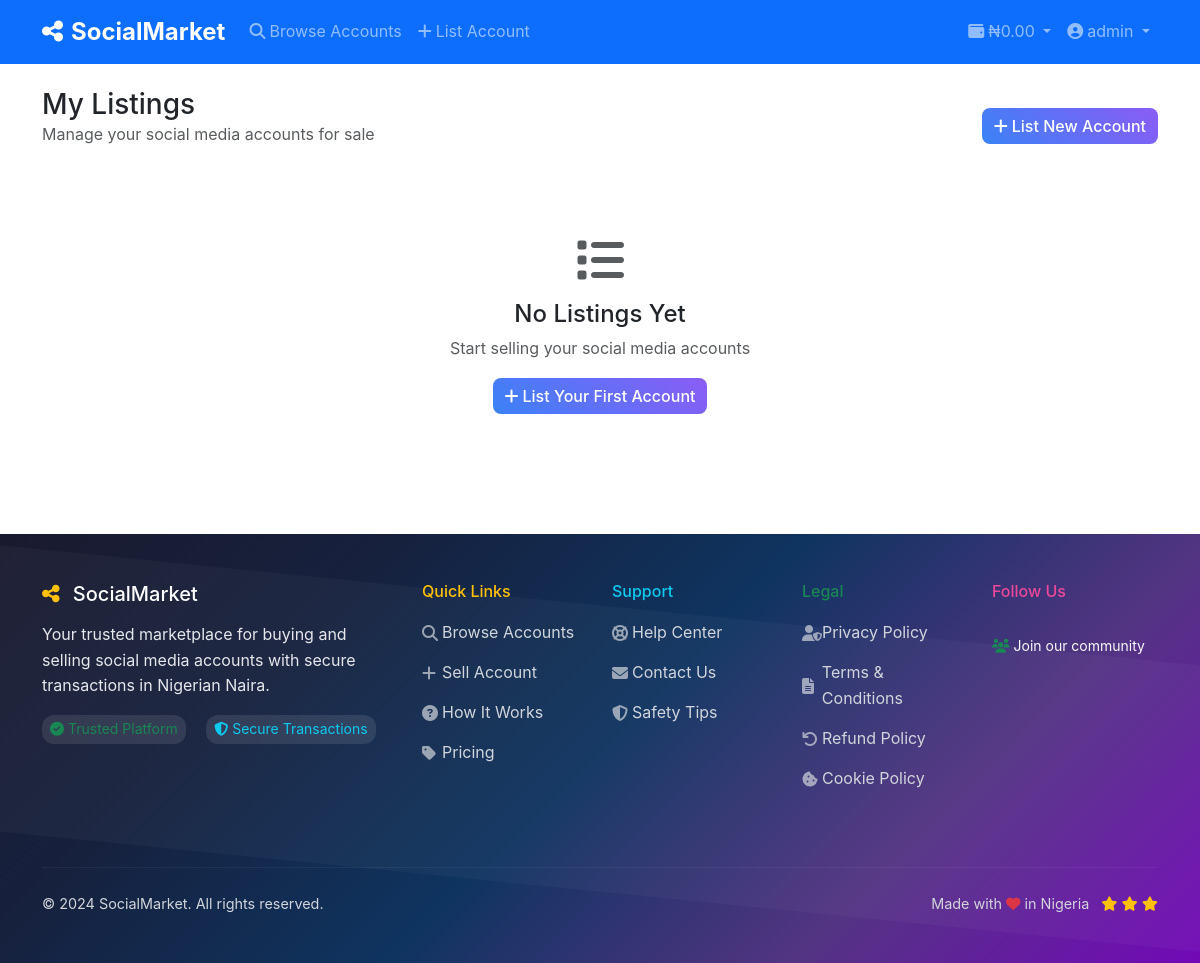
/my-listings (signed in), run on an earlier commit of the app's database.
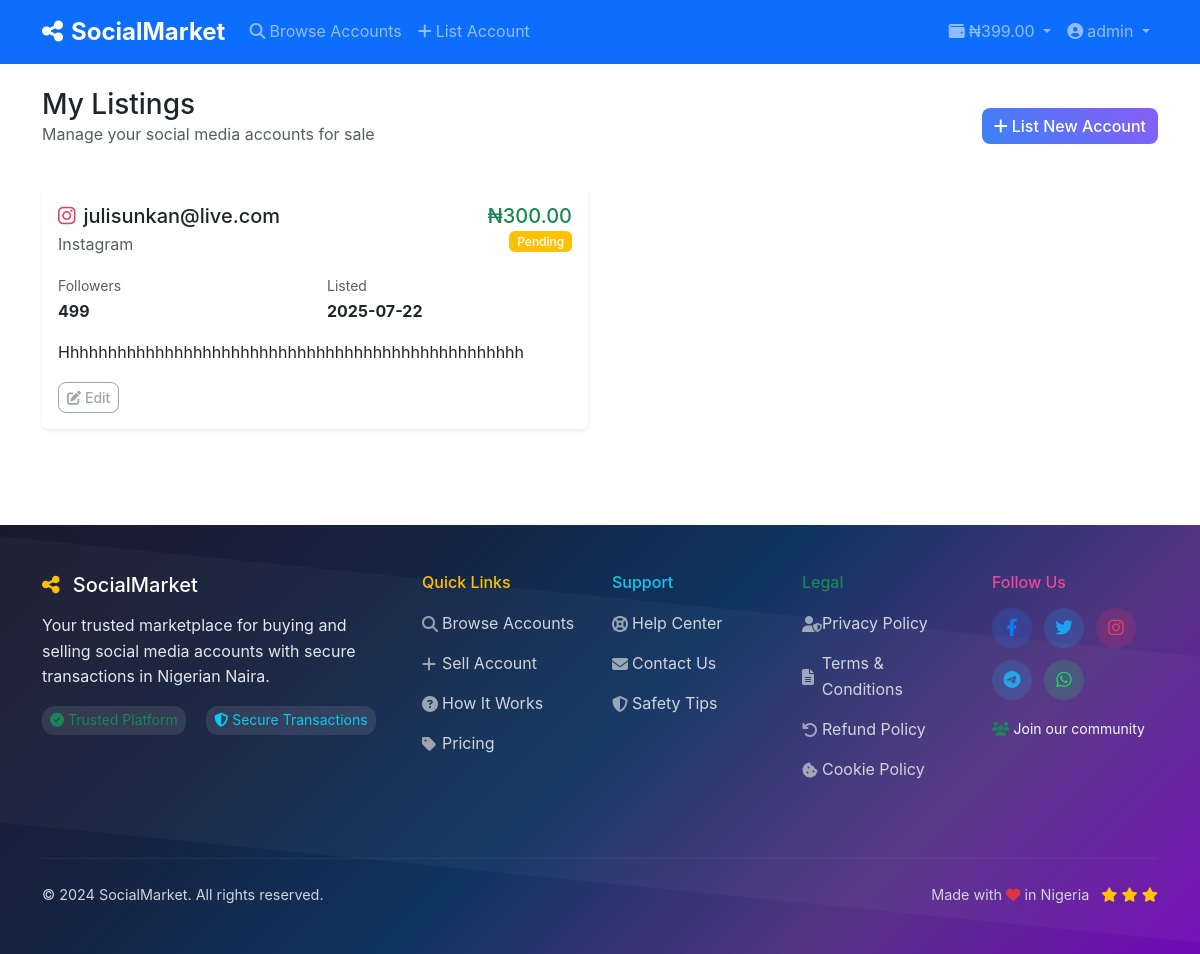
And on a later commit of the database.
### models.py (models this page shows, shortened)
class User(UserMixin, db.Model):
    id = db.Column(db.Integer, primary_key=True)
    username = db.Column(db.String(80), unique=True, nullable=False)
    email = db.Column(db.String(120), unique=True, nullable=False)
    password_hash = db.Column(db.String(255), nullable=False)
    role = db.Column(db.String(20), default='user')  # user, admin
    first_name = db.Column(db.String(50))
    last_name = db.Column(db.String(50))
    phone = db.Column(db.String(20))
    profile_pic = db.Column(db.String(255))
    bio = db.Column(db.Text)
    is_verified = db.Column(db.Boolean, default=False)
    is_active = db.Column(db.Boolean, default=True)
    is_banned = db.Column(db.Boolean, default=False)
    wallet_balance = db.Column(db.Numeric(10, 2), default=0.00)
    referral_code = db.Column(db.String(20), unique=True)
    referred_by = db.Column(db.Integer, db.ForeignKey('user.id'))
    referral_earnings = db.Column(db.Numeric(10, 2), default=0.00)
    created_at = db.Column(db.DateTime, default=datetime.utcnow)
    last_login = db.Column(db.DateTime)
    accounts_for_sale = db.relationship('SocialAccount', foreign_keys='SocialAccount.seller_id', backref='seller', lazy=True)
    accounts_reviewed = db.relationship('SocialAccount', foreign_keys='SocialAccount.reviewed_by', backref='reviewer', lazy=True)
    purchases = db.relationship('Purchase', backref='buyer', lazy=True)
    deposits = db.relationship('WalletDeposit', foreign_keys='WalletDeposit.user_id', backref='user', lazy=True)
    processed_deposits = db.relationship('WalletDeposit', foreign_keys='WalletDeposit.processed_by', backref='processor', lazy=True)
    referrals = db.relationship('User', backref=db.backref('referrer', remote_side=[id]))

class SocialAccount(db.Model):
    id = db.Column(db.Integer, primary_key=True)
    seller_id = db.Column(db.Integer, db.ForeignKey('user.id'), nullable=False)
    platform = db.Column(db.String(50), nullable=False)  # instagram, facebook, twitter, etc.
    username = db.Column(db.String(100), nullable=False)
    followers_count = db.Column(db.Integer)
    engagement_rate = db.Column(db.Float)
    account_age = db.Column(db.String(50))
    niche = db.Column(db.String(100))
    price = db.Column(db.Numeric(10, 2), nullable=False)
    description = db.Column(db.Text)
    screenshots = db.Column(db.Text)  # JSON array of image paths
    login_email = db.Column(db.String(255))
    login_password = db.Column(db.String(255))
    additional_info = db.Column(db.Text)
    status = db.Column(db.String(20), default='pending')  # pending, approved, rejected, sold
    is_featured = db.Column(db.Boolean, default=False)
    admin_notes = db.Column(db.Text)
    reviewed_by = db.Column(db.Integer, db.ForeignKey('user.id'))
    reviewed_at = db.Column(db.DateTime)
    created_at = db.Column(db.DateTime, default=datetime.utcnow)
    updated_at = db.Column(db.DateTime, default=datetime.utcnow, onupdate=datetime.utcnow)

### app.py (the view)
@app.route('/my-listings')
@login_required
def my_listings():
    page = request.args.get('page', 1, type=int)
    accounts = SocialAccount.query.filter_by(seller_id=current_user.id).order_by(
        SocialAccount.created_at.desc()
    ).paginate(page=page, per_page=10, error_out=False)
    return render_template('my_listings.html', accounts=accounts)

### app.py (called while the page is built)
@login_manager.user_loader
def load_user(user_id):
    return User.query.get(int(user_id))

@app.context_processor
def inject_settings():
    settings = Settings.query.first()
    return dict(settings=settings)

### templates/my_listings.html (shortened to what this page needs)
{% extends "base.html" %}
{% block content %}
<div class="container py-4">
    <div class="row">
        <div class="col-12">
            <div class="d-flex justify-content-between align-items-center mb-4">
                <div>
                    <h1 class="h3 mb-0">My Listings</h1>
                    <p class="text-muted">Manage your social media accounts for sale</p>
                </div>
                <a href="{{ url_for('list_account') }}" class="btn btn-primary">
                    <i class="fas fa-plus me-1"></i>List New Account
                </a>
            </div>
        </div>
    </div>
    {% if accounts.items %}
    <div class="row">
        {% for account in accounts.items %}
        <div class="col-lg-6 mb-4">
            <div class="card border-0 shadow-sm">
                <div class="card-body">
                    <div class="d-flex justify-content-between align-items-start mb-3">
                        <div>
                            <h5 class="card-title mb-1">
                                <i class="fab fa-{{ account.platform.lower() }} me-2"></i>{{ account.username }}
                            </h5>
                            <p class="text-muted mb-0">{{ account.platform.title() }}</p>
                        </div>
                        <div class="text-end">
                            <h5 class="text-success mb-0">₦{{ "%.2f"|format(account.price) }}</h5>
                            {% if account.status == 'approved' %}
                                <span class="badge bg-success">Approved</span>
                            {% elif account.status == 'pending' %}
                                <span class="badge bg-warning">Pending</span>
                            {% elif account.status == 'rejected' %}
                                <span class="badge bg-danger">Rejected</span>
                            {% else %}
                                <span class="badge bg-info">{{ account.status.title() }}</span>
                            {% endif %}
                        </div>
                    </div>
                    <div class="row mb-3">
                        <div class="col-6">
                            <small class="text-muted">Followers</small>
                            <div class="fw-bold">{{ "{:,}".format(account.followers_count) }}</div>
                        </div>
                        <div class="col-6">
                            <small class="text-muted">Listed</small>
                            <div class="fw-bold">{{ account.created_at.strftime('%Y-%m-%d') }}</div>
                        </div>
                    </div>
                    <p class="card-text">{{ account.description[:100] }}{% if account.description|length > 100 %}...{% endif %}</p>
                    <div class="d-flex gap-2">
                        <button class="btn btn-outline-secondary btn-sm" disabled>
                            <i class="fas fa-edit me-1"></i>Edit
                        </button>
                    </div>
                </div>
            </div>
        </div>
        {% endfor %}
    </div>
    {% else %}
    <div class="text-center py-5">
        <i class="fas fa-list fa-3x text-muted mb-3"></i>
        <h4>No Listings Yet</h4>
        <p class="text-muted">Start selling your social media accounts</p>
        <a href="{{ url_for('list_account') }}" class="btn btn-primary">
            <i class="fas fa-plus me-1"></i>List Your First Account
        </a>
    </div>
    {% endif %}
</div>
{% endblock %}

### templates/base.html (shortened to what the changed rows need)
<!DOCTYPE html>
<html lang="en">
<head>
    <link href="https://cdn.jsdelivr.net/npm/bootstrap@5.3.0/dist/css/bootstrap.min.css" rel="stylesheet">
    <link href="https://cdnjs.cloudflare.com/ajax/libs/font-awesome/6.4.0/css/all.min.css" rel="stylesheet">
    <link href="{{ url_for('static', filename='css/style.css') }}" rel="stylesheet">
</head>
<body>
    <nav class="navbar navbar-expand-lg navbar-dark bg-primary sticky-top">
        <div class="container">
            <div class="collapse navbar-collapse" id="navbarNav">
                <ul class="navbar-nav">
                    {% if current_user.is_authenticated %}
                    <li class="nav-item dropdown">
                        <a class="nav-link dropdown-toggle" href="#" role="button" data-bs-toggle="dropdown">
                            <i class="fas fa-wallet me-1"></i>₦{{ "%.2f"|format(current_user.wallet_balance) }}
                        </a>
                    </li>
                    <li class="nav-item dropdown">
                        <a class="nav-link dropdown-toggle" href="#" role="button" data-bs-toggle="dropdown">
                            <i class="fas fa-user-circle me-1"></i>{{ current_user.username }}
                        </a>
                    </li>
                    {% endif %}
                </ul>
            </div>
        </div>
    </nav>
    <main>
        {% block content %}{% endblock %}
    </main>
    <footer class="footer-colorful text-light py-5 mt-5">
        <div class="container">
            <div class="row">
                <div class="col-lg-2 mb-4">
                    <div class="social-links">
                        {% if settings and settings.facebook_url %}
                        <a href="{{ settings.facebook_url }}" class="social-link facebook" target="_blank">
                            <i class="fab fa-facebook-f"></i>
                        </a>
                        {% endif %}
                        {% if settings and settings.twitter_url %}
                        <a href="{{ settings.twitter_url }}" class="social-link twitter" target="_blank">
                            <i class="fab fa-twitter"></i>
                        </a>
                        {% endif %}
                        {% if settings and settings.instagram_url %}
                        <a href="{{ settings.instagram_url }}" class="social-link instagram" target="_blank">
                            <i class="fab fa-instagram"></i>
                        </a>
                        {% endif %}
                        {% if settings and settings.telegram_url %}
                        <a href="{{ settings.telegram_url }}" class="social-link telegram" target="_blank">
                            <i class="fab fa-telegram"></i>
                        </a>
                        {% endif %}
                        {% if settings and settings.whatsapp_url %}
                        <a href="{{ settings.whatsapp_url }}" class="social-link whatsapp" target="_blank">
                            <i class="fab fa-whatsapp"></i>
                        </a>
                        {% endif %}
                    </div>
                </div>
            </div>
        </div>
    </footer>
</body>
</html>

What changed in the data, as far as the page shows it:
changed User "admin": wallet_balance "0.00" → "399.00"
added SocialAccount: username "julisunkan@live.com", platform "Instagram", price "300.00", status "Pending", followers_count "499", created_at "2025-07-22", description "Hhhhhhhhhhhhhhhhhhhhhhhhhhhhhhhhhhhhhhhhhhhhhhhhh"
Also different on the page:
text no longer shown: "No Listings Yet Start selling your social media accounts List Your First Account"
